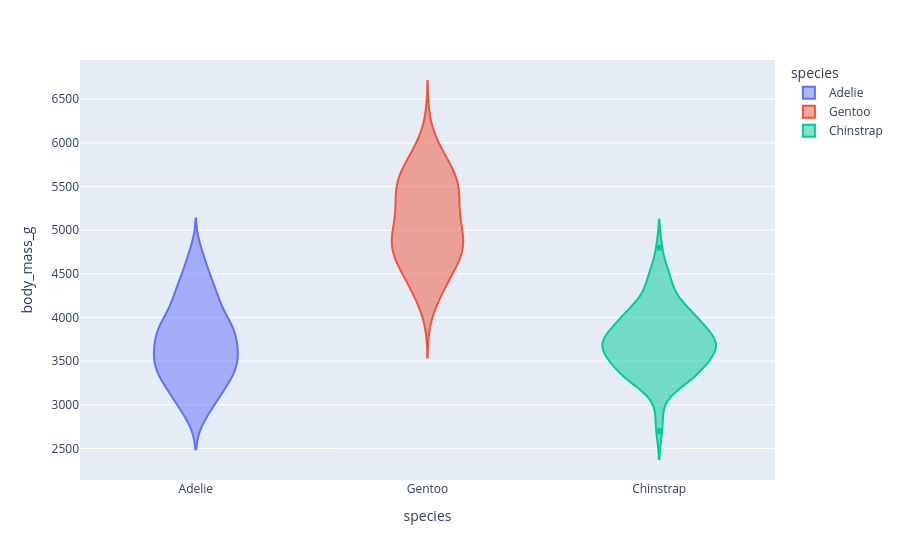

The code cell stored with this chart in its notebook:
### Code cell
fig = px.violin(df, x="species", y="body_mass_g", color="species")
fig.show()

### Figure 1 — Plotly figure (JSON) as saved in the notebook; plotly's stock layout.template omitted (floating-point values rounded to 4 significant figures; data arrays with more than 128 entries replaced by an {"elided": "..."} marker saying what was removed)
{"data": [{"alignmentgroup": "True", "box": {"visible": false}, "hovertemplate": "species=%{x}<br>body_mass_g=%{y}<extra></extra>", "legendgroup": "Adelie", "marker": {"color": "#636efa"}, "name": "Adelie", "offsetgroup": "Adelie", "orientation": "v", "scalegroup": "True", "showlegend": true, "type": "violin", "x": {"elided": "146 str values"}, "x0": " ", "xaxis": "x", "y": {"elided": "146 float values"}, "y0": " ", "yaxis": "y"}, {"alignmentgroup": "True", "box": {"visible": false}, "hovertemplate": "species=%{x}<br>body_mass_g=%{y}<extra></extra>", "legendgroup": "Gentoo", "marker": {"color": "#EF553B"}, "name": "Gentoo", "offsetgroup": "Gentoo", "orientation": "v", "scalegroup": "True", "showlegend": true, "type": "violin", "x": ["Gentoo", "Gentoo", "Gentoo", "Gentoo", "Gentoo", "Gentoo", "Gentoo", "Gentoo", "Gentoo", "Gentoo", "Gentoo", "Gentoo", "Gentoo", "Gentoo", "Gentoo", "Gentoo", "Gentoo", "Gentoo", "Gentoo", "Gentoo", "Gentoo", "Gentoo", "Gentoo", "Gentoo", "Gentoo", "Gentoo", "Gentoo", "Gentoo", "Gentoo", "Gentoo", "Gentoo", "Gentoo", "Gentoo", "Gentoo", "Gentoo", "Gentoo", "Gentoo", "Gentoo", "Gentoo", "Gentoo", "Gentoo", "Gentoo", "Gentoo", "Gentoo", "Gentoo", "Gentoo", "Gentoo", "Gentoo", "Gentoo", "Gentoo", "Gentoo", "Gentoo", "Gentoo", "Gentoo", "Gentoo", "Gentoo", "Gentoo", "Gentoo", "Gentoo", "Gentoo", "Gentoo", "Gentoo", "Gentoo", "Gentoo", "Gentoo", "Gentoo", "Gentoo", "Gentoo", "Gentoo", "Gentoo", "Gentoo", "Gentoo", "Gentoo", "Gentoo", "Gentoo", "Gentoo", "Gentoo", "Gentoo", "Gentoo", "Gentoo", "Gentoo", "Gentoo", "Gentoo", "Gentoo", "Gentoo", "Gentoo", "Gentoo", "Gentoo", "Gentoo", "Gentoo", "Gentoo", "Gentoo", "Gentoo", "Gentoo", "Gentoo", "Gentoo", "Gentoo", "Gentoo", "Gentoo", "Gentoo", "Gentoo", "Gentoo", "Gentoo", "Gentoo", "Gentoo", "Gentoo", "Gentoo", "Gentoo", "Gentoo", "Gentoo", "Gentoo", "Gentoo", "Gentoo", "Gentoo", "Gentoo", "Gentoo", "Gentoo", "Gentoo", "Gentoo"], "x0": " ", "xaxis": "x", "y": [4500.0, 5700.0, 4450.0, 5700.0, 5400.0, 4550.0, 4800.0, 5200.0, 4400.0, 5150.0, 4650.0, 5550.0, 4650.0, 5850.0, 4200.0, 5850.0, 4150.0, 6300.0, 4800.0, 5350.0, 5700.0, 5000.0, 4400.0, 5050.0, 5000.0, 5100.0, 5650.0, 4600.0, 5550.0, 5250.0, 4700.0, 5050.0, 6050.0, 5150.0, 5400.0, 4950.0, 5250.0, 4350.0, 5350.0, 3950.0, 5700.0, 4300.0, 4750.0, 5550.0, 4900.0, 4200.0, 5400.0, 5100.0, 5300.0, 4850.0, 5300.0, 4400.0, 5000.0, 4900.0, 5050.0, 4300.0, 5000.0, 4450.0, 5550.0, 4200.0, 5300.0, 4400.0, 5650.0, 4700.0, 5700.0, 5800.0, 4700.0, 5550.0, 4750.0, 5000.0, 5100.0, 5200.0, 4700.0, 5800.0, 4600.0, 6000.0, 4750.0, 5950.0, 4625.0, 5450.0, 4725.0, 5350.0, 4750.0, 5600.0, 4600.0, 5300.0, 4875.0, 5550.0, 4950.0, 5400.0, 4750.0, 5650.0, 4850.0, 5200.0, 4925.0, 4875.0, 4625.0, 5250.0, 4850.0, 5600.0, 4975.0, 5500.0, 5500.0, 4700.0, 5500.0, 4575.0, 5500.0, 5000.0, 5950.0, 4650.0, 5500.0, 4375.0, 5850.0, 6000.0, 4925.0, 4850.0, 5750.0, 5200.0, 5400.0], "y0": " ", "yaxis": "y"}, {"alignmentgroup": "True", "box": {"visible": false}, "hovertemplate": "species=%{x}<br>body_mass_g=%{y}<extra></extra>", "legendgroup": "Chinstrap", "marker": {"color": "#00cc96"}, "name": "Chinstrap", "offsetgroup": "Chinstrap", "orientation": "v", "scalegroup": "True", "showlegend": true, "type": "violin", "x": ["Chinstrap", "Chinstrap", "Chinstrap", "Chinstrap", "Chinstrap", "Chinstrap", "Chinstrap", "Chinstrap", "Chinstrap", "Chinstrap", "Chinstrap", "Chinstrap", "Chinstrap", "Chinstrap", "Chinstrap", "Chinstrap", "Chinstrap", "Chinstrap", "Chinstrap", "Chinstrap", "Chinstrap", "Chinstrap", "Chinstrap", "Chinstrap", "Chinstrap", "Chinstrap", "Chinstrap", "Chinstrap", "Chinstrap", "Chinstrap", "Chinstrap", "Chinstrap", "Chinstrap", "Chinstrap", "Chinstrap", "Chinstrap", "Chinstrap", "Chinstrap", "Chinstrap", "Chinstrap", "Chinstrap", "Chinstrap", "Chinstrap", "Chinstrap", "Chinstrap", "Chinstrap", "Chinstrap", "Chinstrap", "Chinstrap", "Chinstrap", "Chinstrap", "Chinstrap", "Chinstrap", "Chinstrap", "Chinstrap", "Chinstrap", "Chinstrap", "Chinstrap", "Chinstrap", "Chinstrap", "Chinstrap", "Chinstrap", "Chinstrap", "Chinstrap", "Chinstrap", "Chinstrap", "Chinstrap", "Chinstrap"], "x0": " ", "xaxis": "x", "y": [3500.0, 3900.0, 3650.0, 3525.0, 3725.0, 3950.0, 3250.0, 3750.0, 4150.0, 3700.0, 3800.0, 3775.0, 3700.0, 4050.0, 3575.0, 4050.0, 3300.0, 3700.0, 3450.0, 4400.0, 3600.0, 3400.0, 2900.0, 3800.0, 3300.0, 4150.0, 3400.0, 3800.0, 3700.0, 4550.0, 3200.0, 4300.0, 3350.0, 4100.0, 3600.0, 3900.0, 3850.0, 4800.0, 2700.0, 4500.0, 3950.0, 3650.0, 3550.0, 3500.0, 3675.0, 4450.0, 3400.0, 4300.0, 3250.0, 3675.0, 3325.0, 3950.0, 3600.0, 4050.0, 3350.0, 3450.0, 3250.0, 4050.0, 3800.0, 3525.0, 3950.0, 3650.0, 3650.0, 4000.0, 3400.0, 3775.0, 4100.0, 3775.0], "y0": " ", "yaxis": "y"}], "layout": {"legend": {"title": {"text": "species"}, "tracegroupgap": 0}, "margin": {"t": 60}, "violinmode": "overlay", "xaxis": {"anchor": "y", "categoryarray": ["Adelie", "Gentoo", "Chinstrap"], "categoryorder": "array", "domain": [0, 1], "title": {"text": "species"}}, "yaxis": {"anchor": "x", "domain": [0, 1], "title": {"text": "body_mass_g"}}}}
